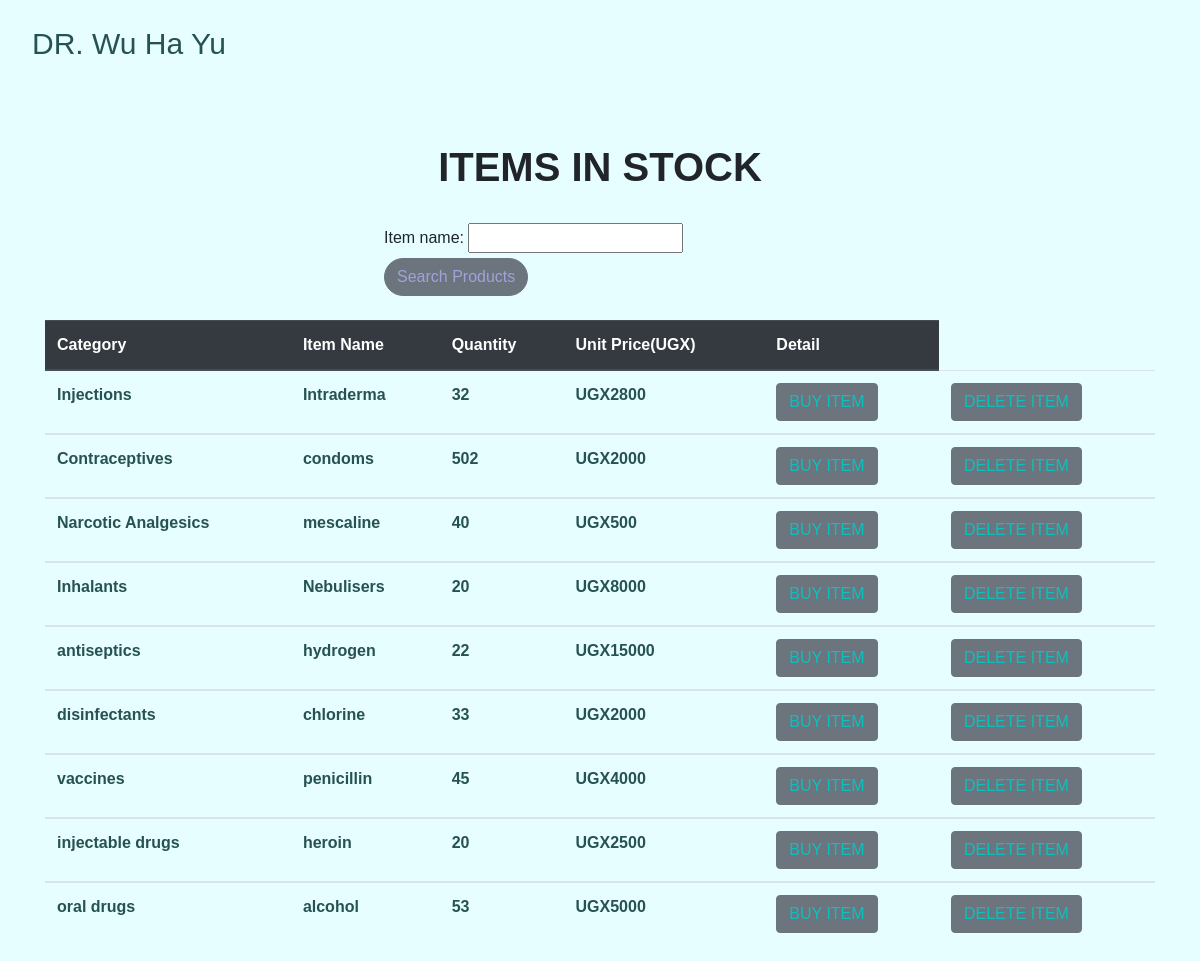
The app's page /index/ with its own data.
### pharmacy/models.py (models this page shows, shortened)
class Product(models.Model):
    category_name = models.ForeignKey(Category, on_delete=models.CASCADE, null=True, blank = True)
    item_name = models.CharField(max_length =50, null = True, blank = True)
    total_quantity = models.IntegerField(default = 0, null = True, blank = True)
    issued_quantity = models.IntegerField(default = 0, null = True, blank = True)
    received_quantity = models.IntegerField(default = 0, null = True, blank = True)
    unit_price = models.IntegerField(default = 0, null = True, blank = True)
    manufacturer = models.CharField(max_length=50, null = True, blank = True)
    brand = models.CharField(max_length=50, null = True, blank = True)

class Category(models.Model):
    name = models.CharField(max_length=50, null = True, blank = True)
    def __str__(self):
        return self.name

### pharmacy/views.py (the view)
# urls.py: path('index/', views.home, name = 'index'),
def home(request):
    products = Product.objects.all().order_by('-id')
    product_filter = Product_filter(request.GET, queryset=products)
    products = product_filter.qs
    return render(request,'products/index.html', {'products':products,'product_filter':product_filter})

### templates/products/index.html
{% extends 'products/base.html'%} {% block content%}
<br></br>
<div class = "container">
  <h1 style="font-weight: bolder; font-family: 'Franklin Gothic Medium',
   'Arial Narrow', Arial, sans-serif;" class= "text-center">ITEMS IN STOCK</h1>
  <br>
  <div style="font-family: 'Franklin Gothic Medium', 'Arial Narrow',
   Arial, sans-serif;" class = "container">
    <form action = "" method = "GET">
      {{product_filter.form }}
      <input style="border-radius: 25px; color: rgb(161, 161, 219);"
      type = "submit"
      value = "Search Products"
      class="btn btn-secondary btn"/>
    </form>
  </div>
  <br>
  <table  style="font-weight: bolder; font-family: 'Franklin Gothic Medium', 'Arial Narrow',
  Arial, sans-serif" class="table">
    <thead class="thead-dark">
      <tr>
        <th scope="col">Category</th>
        <th scope="col">Item Name</th>
        <th scope="col">Quantity</th>
        <th scope="col">Unit Price(UGX)</th>
        <th scope = "col">Detail</th>
      </tr>
    </thead>
    {% for product in products %}
    <tbody>
      <tr style="color: rgb(39, 82, 82);">
        <td>{{product.category_name}}</td>
        <td>{{product.item_name}}</td>
        <td>{{product.total_quantity}}</td>
        <td>UGX{{product.unit_price}}</td>
        <td><a href="{% url 'product_detail' product.id %}"
              ><input
                type="submit"
                value="BUY ITEM"
                class="btn btn-secondary btn"
                type="button"
                style="color: rgb(13, 192, 192);"
            /></a></td>
            <td><a href="{% url 'delete_item' product.id %}"
              ><input
                type="submit"
                value="DELETE ITEM"
                class="btn btn-secondary btn"
                type="button"
                style="color: rgb(13, 192, 192)"
            /></a></td>
      </tr>
    </tbody>
    {% endfor %}
  </table>
</div>
{% endblock%}

### pharmacy/static/css/main.css (style rules this page uses)
html,body { position: relative; overflow-x: hidden; width: 100% !important; height: 100vh; display: table; position: relative; background-position: center; background-attachment: scroll; -o-background-size: cover; -moz-background-size: cover; -webkit-background-size: cover; background-size: cover; background-repeat: no-repeat; }
body { background-color: hsl(182, 100%, 95%); font-family: 'Franklin Gothic Medium', 'Arial Narrow', Arial, sans-serif; }
form { width: 40%; margin: 0 auto; }

### records on screen
Product: category_name "Injections", item_name "Intraderma", total_quantity "32", unit_price "2800"
Product: category_name "Contraceptives", item_name "condoms", total_quantity "502", unit_price "2000"
Product: category_name "Narcotic Analgesics", item_name "mescaline", total_quantity "40", unit_price "500"
Product: category_name "Inhalants", item_name "Nebulisers", total_quantity "20", unit_price "8000"
Product: category_name "antiseptics", item_name "hydrogen", total_quantity "22", unit_price "15000"
Product: category_name "disinfectants", item_name "chlorine", total_quantity "33", unit_price "2000"
Product: category_name "vaccines", item_name "penicillin", total_quantity "45", unit_price "4000"
Product: category_name "injectable drugs", item_name "heroin", total_quantity "20", unit_price "2500"
Product: category_name "oral drugs", item_name "alcohol", total_quantity "53", unit_price "5000"
